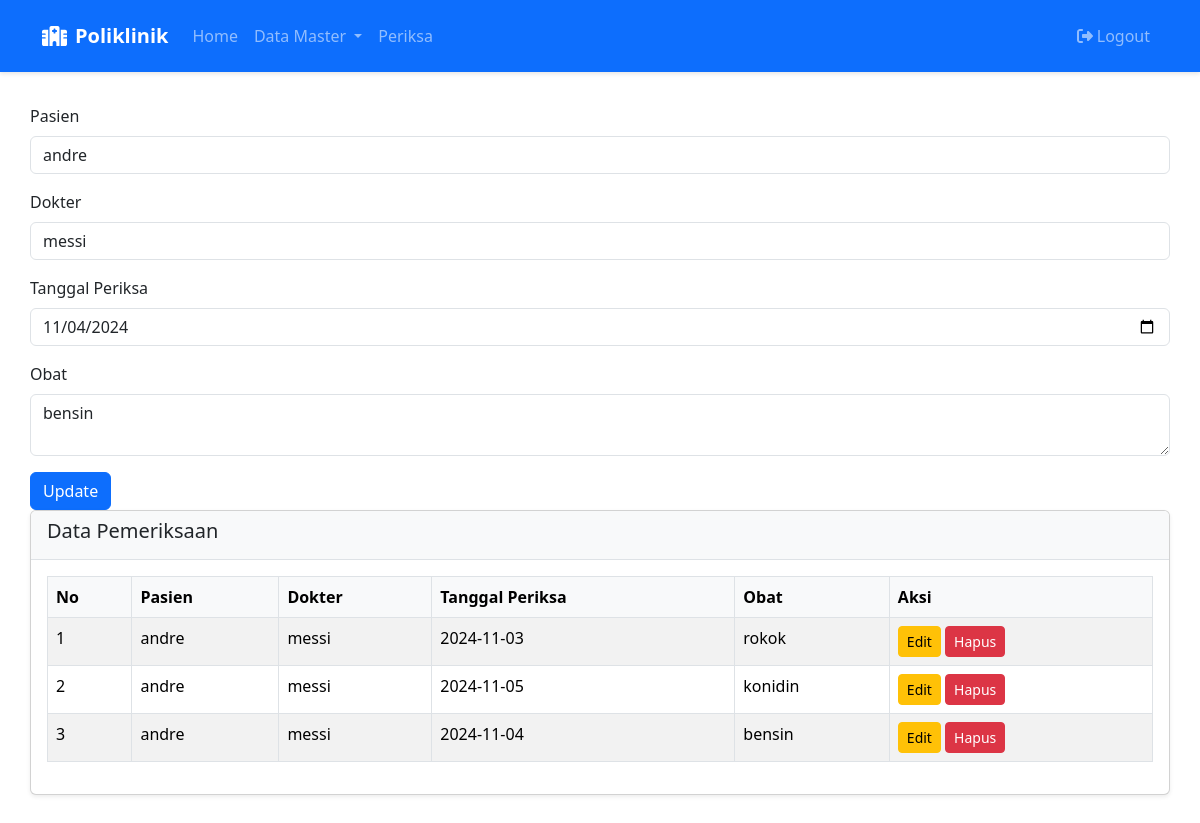
/index.php?page=periksa.php&edit=4 (signed in), run on the app's committed database.
### tables this page shows
CREATE TABLE `periksa` (
  `id` int(11) NOT NULL,
  `id_pasien` int(11) DEFAULT NULL,
  `id_dokter` int(11) DEFAULT NULL,
  `tgl_periksa` date DEFAULT NULL,
  `obat` text DEFAULT NULL,
  `created_at` timestamp NOT NULL DEFAULT current_timestamp()
);

CREATE TABLE `pasien` (
  `id` int(11) NOT NULL,
  `nama` varchar(100) NOT NULL,
  `alamat` text DEFAULT NULL,
  `no_hp` varchar(15) DEFAULT NULL,
  `created_at` timestamp NOT NULL DEFAULT current_timestamp()
);

CREATE TABLE `dokter` (
  `id` int(11) NOT NULL,
  `nama` varchar(100) NOT NULL,
  `alamat` text DEFAULT NULL,
  `no_hp` varchar(15) DEFAULT NULL,
  `created_at` timestamp NOT NULL DEFAULT current_timestamp()
);

### periksa.php (the view, shortened to what this page needs)
<?php
include 'koneksi.php';
$pasien_query = "SELECT * FROM pasien";
$pasien_result = $koneksi->query($pasien_query);
$dokter_query = "SELECT * FROM dokter";
$dokter_result = $koneksi->query($dokter_query);
$edit_data = null;
if (isset($_GET['edit'])) {
    $id = $_GET['edit'];
    $edit_query = "SELECT * FROM periksa WHERE id=?";
    $stmt = $koneksi->prepare($edit_query);
    $stmt->bind_param("i", $id);
    $stmt->execute();
    $edit_data = $stmt->get_result()->fetch_assoc();
}
$result = $koneksi->query("SELECT periksa.*, pasien.nama AS nama_pasien, dokter.nama AS nama_dokter
                           FROM periksa
                           JOIN pasien ON periksa.id_pasien = pasien.id
                           JOIN dokter ON periksa.id_dokter = dokter.id");
?>
<form method="POST">
    <div class="mb-3">
        <label class="form-label">Pasien</label>
        <select name="id_pasien" class="form-control" required>
            <?php while ($pasien = $pasien_result->fetch_assoc()): ?>
                <option value="<?= $pasien['id'] ?>" <?= (isset($edit_data) && $edit_data['id_pasien'] == $pasien['id']) ? 'selected' : '' ?>>
                    <?= $pasien['nama'] ?>
                </option>
            <?php endwhile; ?>
        </select>
    </div>
    <div class="mb-3">
        <label class="form-label">Dokter</label>
        <select name="id_dokter" class="form-control" required>
            <?php while ($dokter = $dokter_result->fetch_assoc()): ?>
                <option value="<?= $dokter['id'] ?>" <?= (isset($edit_data) && $edit_data['id_dokter'] == $dokter['id']) ? 'selected' : '' ?>>
                    <?= $dokter['nama'] ?>
                </option>
            <?php endwhile; ?>
        </select>
    </div>
    <div class="mb-3">
        <label class="form-label">Tanggal Periksa</label>
        <input type="date" name="tgl_periksa" class="form-control" value="<?= isset($edit_data) ? $edit_data['tgl_periksa'] : '' ?>" required>
    </div>
    <div class="mb-3">
        <label class="form-label">Obat</label>
        <textarea name="obat" class="form-control" required><?= isset($edit_data) ? $edit_data['obat'] : '' ?></textarea>
    </div>
    <button type="submit" name="<?= isset($edit_data) ? 'update' : 'tambah' ?>" class="btn btn-primary">
        <?= isset($edit_data) ? 'Update' : 'Tambah' ?>
    </button>
</form>
<div class="card">
    <div class="card-header">
        <h5>Data Pemeriksaan</h5>
    </div>
    <div class="card-body">
        <table class="table table-bordered table-striped">
            <thead>
                <tr>
                    <th>No</th>
                    <th>Pasien</th>
                    <th>Dokter</th>
                    <th>Tanggal Periksa</th>
                    <th>Obat</th>
                    <th>Aksi</th>
                </tr>
            </thead>
            <tbody>
                <?php
                $no = 1;
                while ($row = $result->fetch_assoc()):
                ?>
                <tr>
                    <td><?= $no++ ?></td>
                    <td><?= $row['nama_pasien'] ?></td>
                    <td><?= $row['nama_dokter'] ?></td>
                    <td><?= $row['tgl_periksa'] ?></td>
                    <td><?= $row['obat'] ?></td>
                    <td>
                        <a href="?page=periksa.php&edit=<?= $row['id'] ?>" class="btn btn-warning btn-sm">Edit</a>
                        <a href="?page=periksa.php&hapus=<?= $row['id'] ?>" class="btn btn-danger btn-sm" onclick="return confirm('Yakin ingin menghapus data ini?')">Hapus</a>
                    </td>
                </tr>
                <?php endwhile; ?>
            </tbody>
        </table>
    </div>
</div>

### index.php (style rules this page uses)
.card { margin-bottom: 1.5rem; box-shadow: 0 0.125rem 0.25rem rgba(0,0,0,.075); }
.card-header { background-color: #f8f9fa; border-bottom: 1px solid #dee2e6; }
.table th { background-color: #f8f9fa; }

### data on the page
periksa: id_pasien "andre", id_dokter "messi", tgl_periksa "11/04/2024", obat "bensin", id_pasien.nama "andre", id_dokter.nama "messi", tgl_periksa "2024-11-04"
periksa: id_pasien.nama "andre", id_dokter.nama "messi", tgl_periksa "2024-11-03", obat "rokok"
periksa: id_pasien.nama "andre", id_dokter.nama "messi", tgl_periksa "2024-11-05", obat "konidin"
